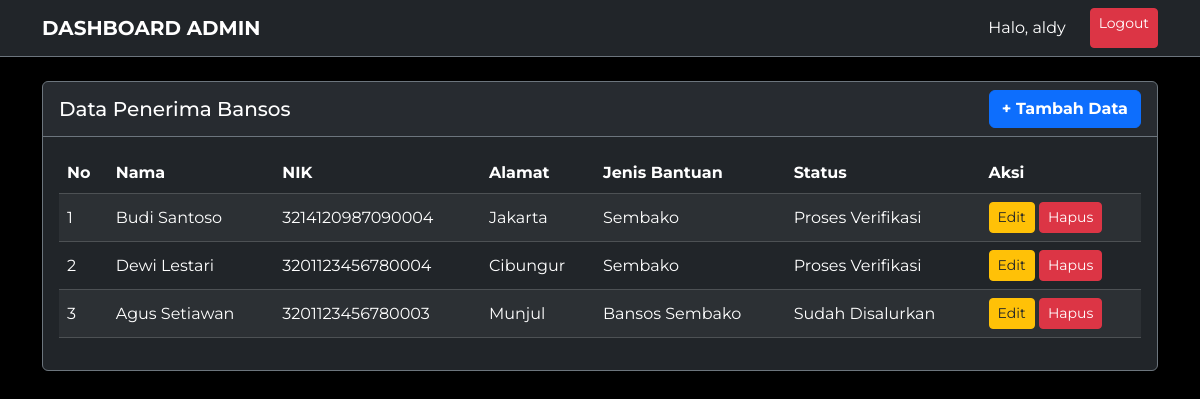
/admin.php (signed in), run on the app's committed database.
### tables this page shows
CREATE TABLE `penerima` (
  `id` int(11) NOT NULL,
  `nama` varchar(100) NOT NULL,
  `nik` varchar(16) NOT NULL,
  `alamat` text NOT NULL,
  `jenis_bantuan` varchar(50) NOT NULL,
  `status_penyaluran` enum('Sudah Disalurkan','Belum Disalurkan','Proses Verifikasi') DEFAULT 'Proses Verifikasi'
);

### admin.php (the view, shortened to what this page needs)
<?php
include 'koneksi.php';
$query = "SELECT * FROM penerima ORDER BY id DESC";
$result = mysqli_query($koneksi, $query);
?>
<!DOCTYPE html>
<html lang="id" data-bs-theme="dark">
<head>
    <link href="https://cdn.jsdelivr.net/npm/bootstrap@5.3.2/dist/css/bootstrap.min.css" rel="stylesheet">
    <link href="https://cdn.jsdelivr.net/npm/@sweetalert2/theme-dark@4/dark.css" rel="stylesheet">
</head>
<body>
    <nav class="navbar navbar-dark bg-dark border-bottom border-secondary mb-4">
        <div class="container">
            <a class="navbar-brand fw-bold">DASHBOARD ADMIN</a>
            <div class="d-flex gap-2">
                <span class="navbar-text text-white me-3">Halo, <?php echo $_SESSION['username']; ?></span>
                <a href="logout.php" class="btn btn-danger btn-sm">Logout</a>
            </div>
        </div>
    </nav>
    <div class="container">
        <div class="card bg-dark border-secondary shadow">
            <div class="card-header border-secondary d-flex justify-content-between align-items-center">
                <h5 class="text-white mb-0">Data Penerima Bansos</h5>
                <a href="tambah.php" class="btn btn-primary fw-bold">+ Tambah Data</a>
            </div>
            <div class="card-body">
                <div class="table-responsive">
                    <table class="table table-dark table-striped align-middle">
                        <thead>
                            <tr>
                                <th>No</th>
                                <th>Nama</th>
                                <th>NIK</th>
                                <th>Alamat</th>
                                <th>Jenis Bantuan</th>
                                <th>Status</th>
                                <th>Aksi</th>
                            </tr>
                        </thead>
                        <tbody>
                            <?php $no = 1; while($row = mysqli_fetch_assoc($result)) : ?>
                            <tr>
                                <td><?= $no++; ?></td>
                                <td><?= $row['nama']; ?></td>
                                <td><?= $row['nik']; ?></td>
                                <td><?= $row['alamat']; ?></td>
                                <td><?= $row['jenis_bantuan']; ?></td>
                                <td><?= $row['status_penyaluran']; ?></td>
                                <td>
                                    <a href="edit.php?id=<?= $row['id']; ?>" class="btn btn-warning btn-sm text-dark">Edit</a>
                                    <a href="#" onclick="konfirmasiHapus(<?= $row['id']; ?>)" class="btn btn-danger btn-sm">Hapus</a>
                                </td>
                            </tr>
                            <?php endwhile; ?>
                        </tbody>
                    </table>
                </div>
            </div>
        </div>
    </div>
</body>
</html>

### admin.php (style rules this page uses)
body { font-family: 'Montserrat', sans-serif; background-color: #000; }

### data on the page
penerima: nama "Budi Santoso", nik "3214120987090004", alamat "Jakarta", jenis_bantuan "Sembako", status_penyaluran "Proses Verifikasi"
penerima: nama "Dewi Lestari", nik "3201123456780004", alamat "Cibungur", jenis_bantuan "Sembako", status_penyaluran "Proses Verifikasi"
penerima: nama "Agus Setiawan", nik "3201123456780003", alamat "Munjul", jenis_bantuan "Bansos Sembako", status_penyaluran "Sudah Disalurkan"

### other printed values
$_SESSION['username'] "aldy"
